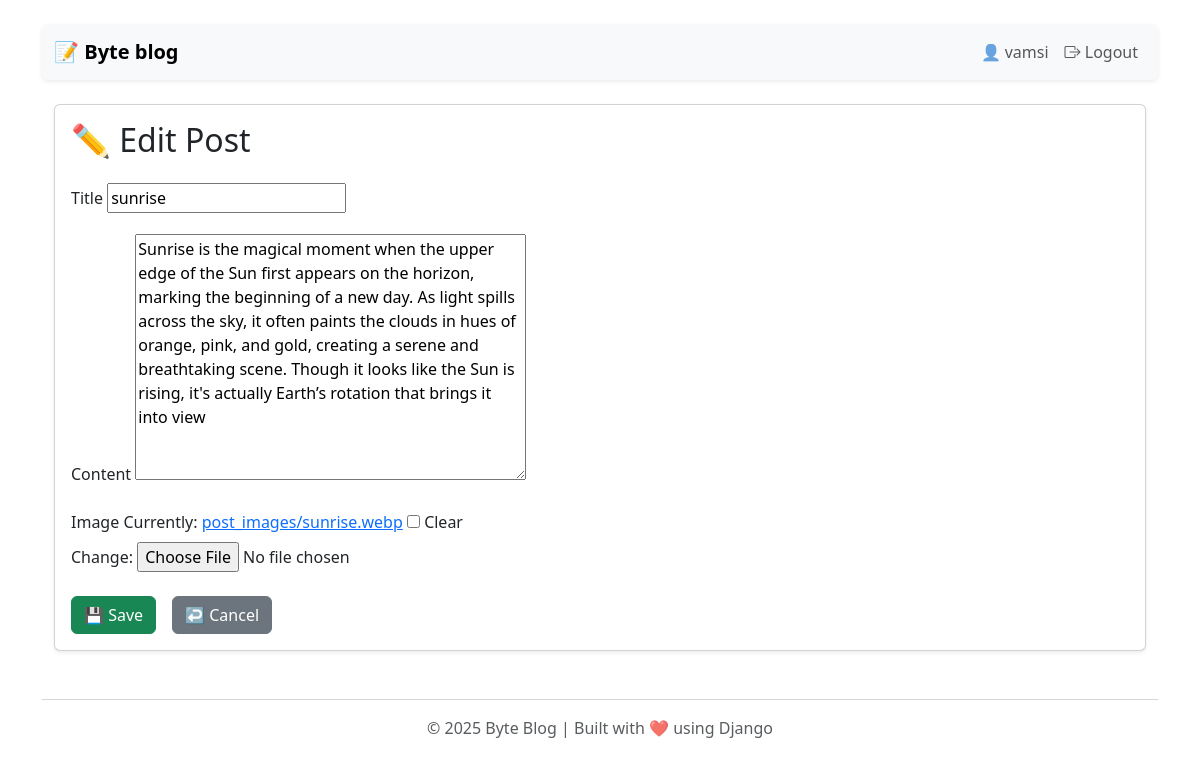
/post/22/edit/ (signed in), run on the app's committed database.
### blog/models.py (models this page shows, shortened)
class Post(models.Model):
    title=models.CharField(max_length=200)
    image = models.ImageField(upload_to='post_images/', blank=True, null=True)
    content=models.TextField()
    date_created=models.DateTimeField(auto_now_add=True)
    author = models.ForeignKey(User, on_delete=models.CASCADE ,default=1)

### blog/views.py (the view)
# urls.py: path('post/<int:post_id>/edit/',views.post_edit,name='post_edit'),
@login_required
def post_edit(request, post_id):
    post = get_object_or_404(Post, id=post_id)
    if request.method == "POST":
        form = postform(request.POST, request.FILES, instance=post)
        if form.is_valid():
            post = form.save()
            return redirect('post_detail', post_id=post.id)
    else:
        form = postform(instance=post)
    return render(request, 'blog/post_edit.html', {'form': form})

### blog/forms.py
class postform(forms.ModelForm):
    class Meta:
        model=Post
        fields=['title','content','image']

### templates/blog/post_edit.html (shortened to what this page needs)
{% extends 'blog/base.html' %}
{% block content %}
<div class="container mt-4">
  <div class="card shadow-sm">
    <div class="card-body">
      <h2 class="card-title mb-4">
        {{ form.instance.pk|yesno:"✏️ Edit Post,🆕 New Post" }}
      </h2>
      <form method="POST" enctype="multipart/form-data" novalidate>
        {% for field in form %}
          <div class="mb-3">
            <label for="{{ field.id_for_label }}" class="form-label">
              {{ field.label }}
            </label>
            {{ field }}
          </div>
        {% endfor %}
        <div class="d-flex gap-3 mt-4">
          <button type="submit" class="btn btn-success">
            💾 Save
          </button>
          <a href="{% url 'home' %}" class="btn btn-secondary">↩️ Cancel</a>
        </div>
      </form>
    </div>
  </div>
</div>
{% endblock %}

### templates/blog/base.html (shortened to what this page needs)
{% load static %}
<!DOCTYPE html>
<html lang="en">
<head>
    <link href="https://cdn.jsdelivr.net/npm/bootstrap@5.3.3/dist/css/bootstrap.min.css" rel="stylesheet">
    <link href="https://cdn.jsdelivr.net/npm/bootstrap-icons@1.10.5/font/bootstrap-icons.css" rel="stylesheet">
</head>
<body class="container py-4">
<nav class="navbar navbar-expand-lg navbar-light bg-light shadow-sm rounded mb-4">
  <div class="container">
    <a class="navbar-brand fw-bold" href="/">📝 Byte blog</a>
    <div class="collapse navbar-collapse justify-content-end" id="navbarContent">
      <ul class="navbar-nav">
        {% if user.is_authenticated %}
          <li class="nav-item">
            <span class="nav-link">👤 {{ user.username }}</span>
          </li>
          <li class="nav-item">
            <a class="nav-link" href="{% url 'logout' %}"><i class="bi bi-box-arrow-right"></i> Logout</a>
          </li>
        {% else %}
          <li class="nav-item">
            <a class="nav-link" href="{% url 'login' %}"><i class="bi bi-box-arrow-in-right"></i> Login</a>
          </li>
        {% endif %}
      </ul>
    </div>
  </div>
</nav>
{% block content %}{% endblock %}
<footer class="text-center mt-5 text-muted">
  <hr>
  <p>© 2025 Byte Blog | Built with ❤️ using Django</p>
</footer>
</body>
</html>

### templates/blog/base.html (style rules this page uses)
body { transition: background-color 0.3s, color 0.3s; }

### data on the page
Post: instance.pk "✏️ Edit Post", form "sunrise" "Sunrise is the magical moment when the upper edge of the Sun first appears on the horizon, marking the beginning of a new day. As light spills across the sky, it often paints the clouds in hues of orange, pink, and gold, creating a serene and breathtaking scene. Though it looks like the Sun is rising, it's actually Earth’s rotation that brings it into view"

### other printed values
{{ user.username }} "vamsi"
{{ field.label }} "Title" "Content" "Image"
